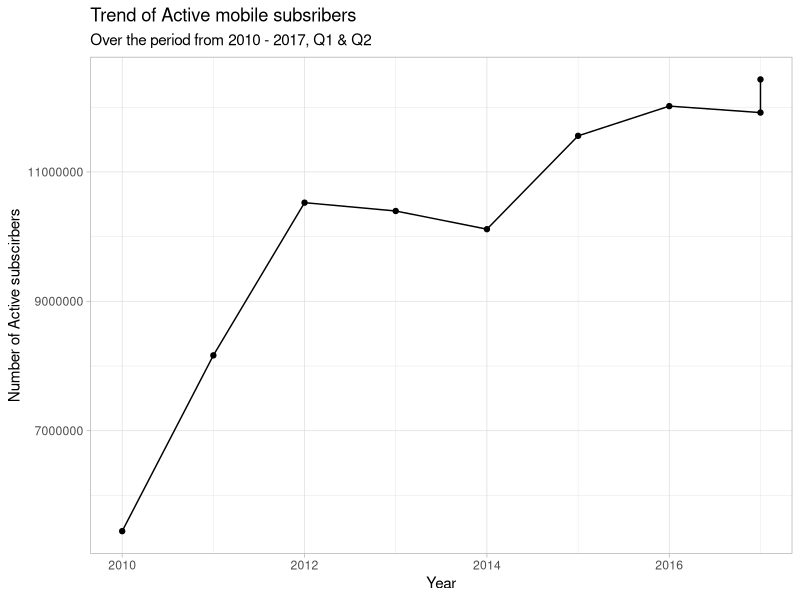
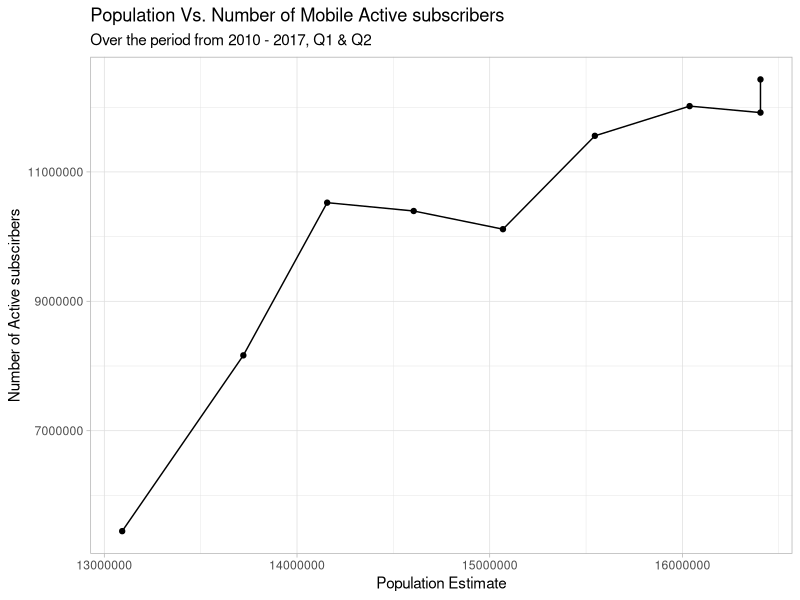
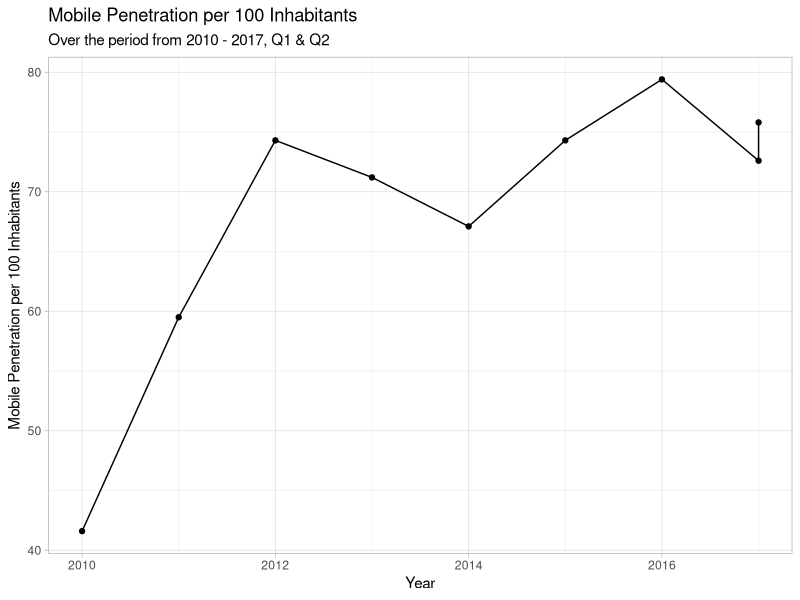
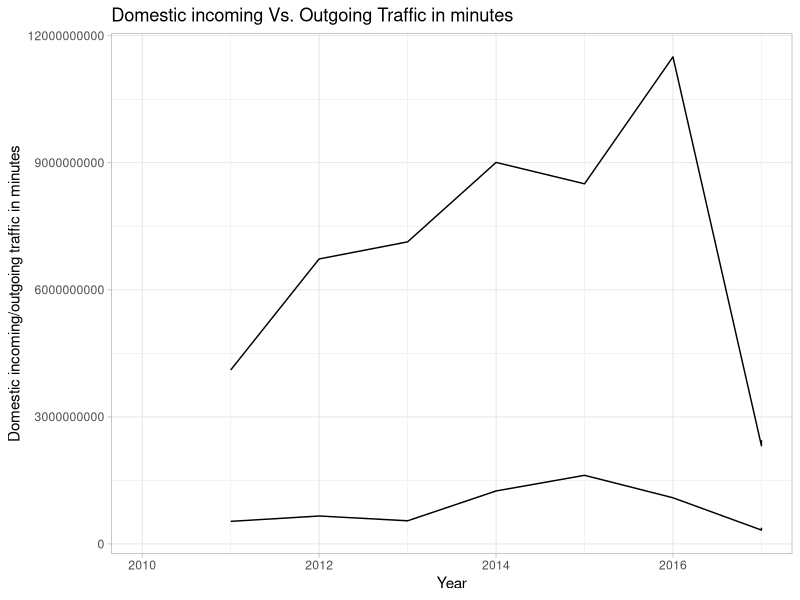
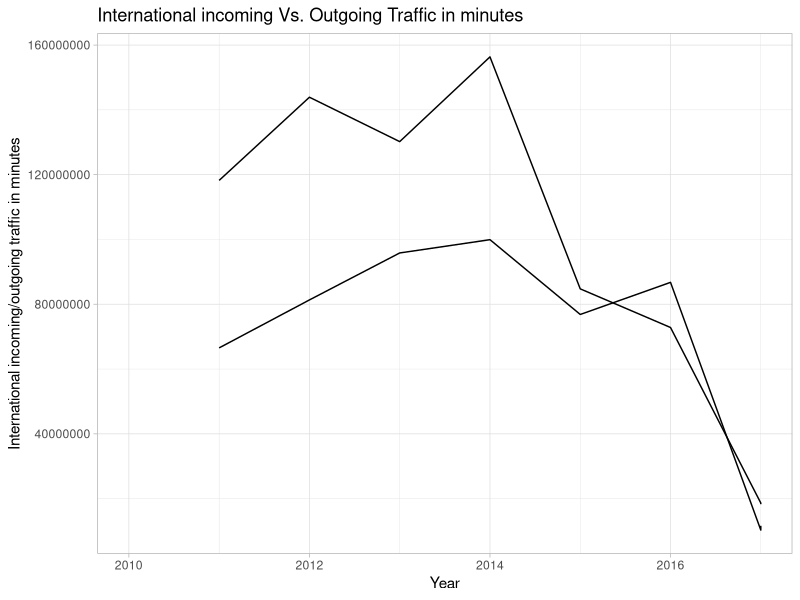
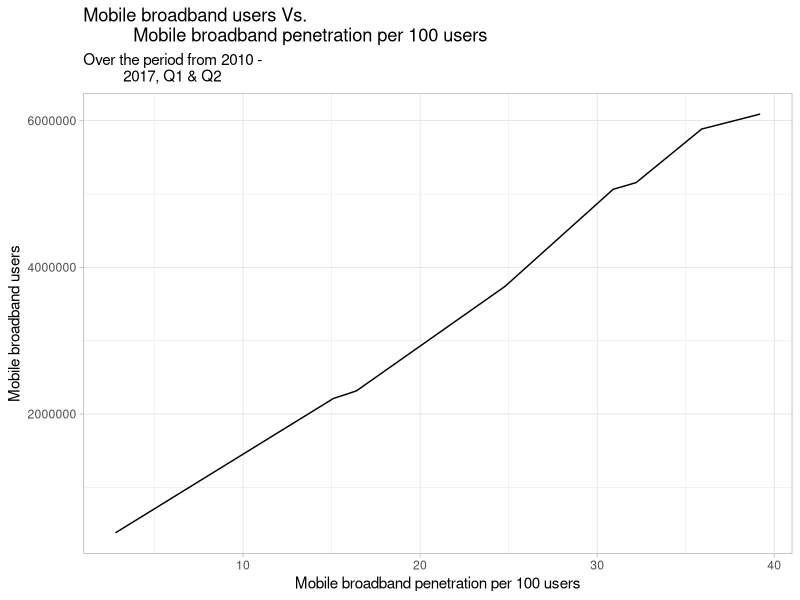
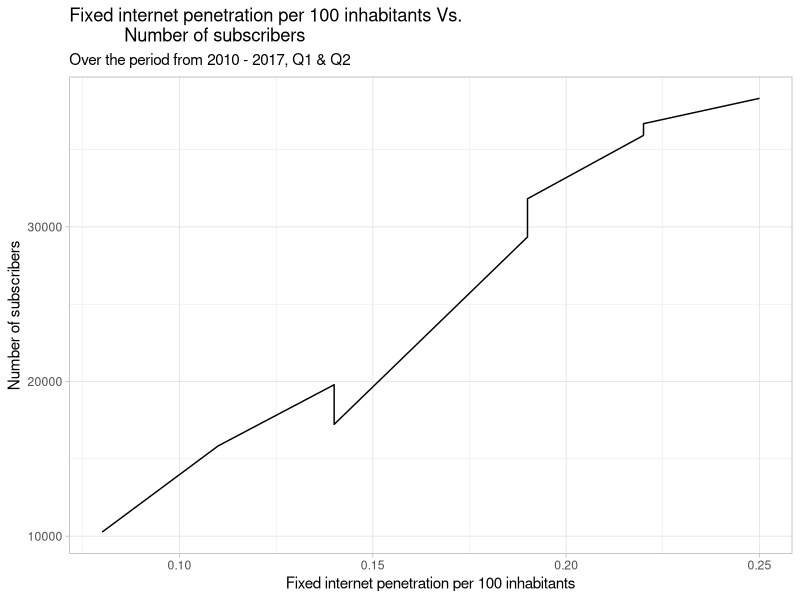
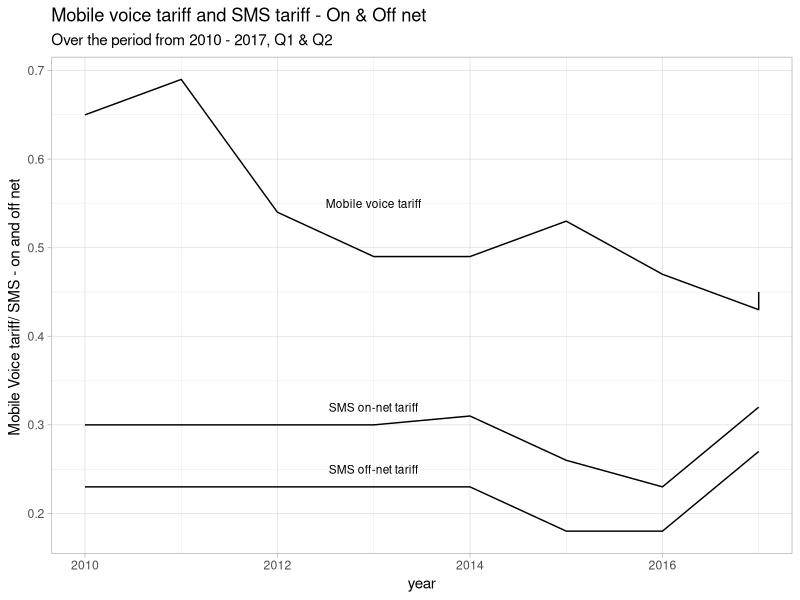

These figures' R source, in order:
## ---- chunk 1
knitr::opts_chunk$set(fig.height=3.5,fig.width=6,options(scipen=999), message = FALSE,warning = FALSE, tidy = TRUE) 
## ---- chunk 2
# the packages can be installed running the following command
# install.packges("ggplot2", "dplyr", "readr", "plotly")
library(ggplot2)
library(dplyr)
library(readr)
theme_set(theme_light())
## ---- chunk 3
operator_stats <- read_csv("operator_stats.csv")

isps <- read_csv("isps.csv")

network_coverage <- read_csv("network_coverage.csv")

operator_stats <- operator_stats %>% 
  as_tibble()
isps <- isps %>% 
  as_tibble()
network_coverage <- network_coverage %>% 
  as_tibble()
## ---- chunk 4
operator_stats %>% 
  
  ggplot() + 
  geom_line(
    mapping =aes(
      x = Year,
      y = Number_of_active_Subscribers)
    ) +
  geom_point(
    mapping =aes(
      x = Year,
      y = Number_of_active_Subscribers)
  ) +
  
  labs(
    x = "Year",
    y = "Number of Active subscirbers"
  )  + 
  ggtitle("Trend of Active mobile subsribers",
          
                  subtitle = "Over the period from 2010 - 2017, Q1 & Q2") 
## ---- chunk 5
operator_stats %>% 
  
  ggplot(aes(x = Population_CSO_Estimate, 
             y = Number_of_active_Subscribers)) +
  geom_line() +
  geom_point() + 
  theme(legend.title = element_text(size = 10)
    ) + 
  
  labs(
    x = "Population Estimate",
    y = "Number of Active subscirbers"
  ) +
  
  ggtitle("Population Vs. Number of Mobile Active subscribers",
          
          subtitle = "Over the period from 2010 - 2017, Q1 & Q2") 
## ---- chunk 6
per_change <- operator_stats %>% 
  
  select(Year,Population_CSO_Estimate,
         Number_of_active_Subscribers) %>% 
  
  mutate(Percentage_change_pop = (
    Population_CSO_Estimate - lag(Population_CSO_Estimate))/
      lag(Population_CSO_Estimate)*100,
    Percentage_change = (Number_of_active_Subscribers -lag(Number_of_active_Subscribers))/
      lag(Number_of_active_Subscribers) * 100)  

names(per_change) <- c("Year","Population",
                       "Active subscribers",
                       "% change pop.",
                       "% change") 

 knitr::kable(per_change, booktabs = TRUE, caption = 
                "Change in Population Vs. 
              change in the Active subscribers")
## ---- chunk 7
summary(operator_stats$Number_of_active_Subscribers)
## ---- chunk 8
operator_stats %>% 
  
  ggplot(aes(x = Year, y = Mobile_Penetration_100_Inhabitants)) +
  geom_point() +
  geom_line() +
  labs(
    x = "Year",
    y = "Mobile Penetration per 100 Inhabitants"
  ) +
  
  ggtitle("Mobile Penetration per 100 Inhabitants", 
          subtitle = "Over the period from 2010 - 2017, Q1 & Q2") 
## ---- chunk 9
operator_stats %>% 
  
ggplot() +
  geom_line(aes(
    x = Year,
    y = Traffic_domestic_Incoming_Minutes_MNO_PSTN )) +
  geom_line(aes(
    x = Year, 
    y = Traffic_domestic_Outgoing_Minutes_MNO_PSTN)
    ) +
  labs(
    x = "Year", 
    y = "Domestic incoming/outgoing traffic in minutes"
  ) + 
  ggtitle("Domestic incoming Vs. Outgoing Traffic in minutes") 
## ---- chunk 10
operator_stats %>% 
ggplot() +
  geom_line(aes(
    x = Year,
    y = Traffic_International_Incoming_Minutes_MNO_PSTN)) +
  geom_line(aes(
    x = Year, 
    y = Traffic_International_Outgoing_Minutes_MNO_PSTN)
    ) +
  labs(
    x = "Year",
    
    y = "International incoming/outgoing traffic in minutes"
  ) + 
  
  ggtitle("International incoming Vs. Outgoing Traffic in minutes") 
## ---- chunk 11
network_cover <-  network_coverage %>% 
  
  select(Year, 
         Airtel_Zambia, 
         MTN_Zambia,
         Zamtel
         ) 

knitr::kable(network_cover, booktabs = TRUE, 
             caption = "Percentage network coverage by operator"
             )  
## ---- chunk 12
summary(operator_stats$Mobile_Broadband_users)
## ---- chunk 13
operator_stats %>% 
  
  ggplot() +
  geom_line(aes(x = Mobile_Broadband_penetration_100_users,
                y = Mobile_Broadband_users)) +
  labs(
    x = "Mobile broadband penetration per 100 users", 
    y = "Mobile broadband users"
  ) + 
  
  ggtitle("Mobile broadband users Vs. 
          Mobile broadband penetration per 100 users",
          subtitle = "Over the period from 2010 - 
          2017, Q1 & Q2")
## ---- chunk 14
isps %>% 
  ggplot() +
  geom_line(aes(x = Fixed_internet_Penetration_per_100,
                y = Number_of_Subscribers)) +
  labs( 
    x = "Fixed internet penetration per 100 inhabitants",
    y = "Number of subscribers") +
  
   ggtitle("Fixed internet penetration per 100 inhabitants Vs.
           Number of subscribers",
           subtitle = "Over the period from 2010 - 2017, Q1 & Q2") 
## ---- chunk 15
operator_stats %>% 
  
  ggplot() + 
  
  geom_line(aes(x = Year,
                y = Voice_Tariff_Mobile)) +
  annotate("text",
           x= 2013,
           y=0.55,
           label="Mobile voice tariff",
           size = 3) +
  
  geom_line(aes(x = Year,
                y = SMS_on_net_Mobile)) +
  annotate("text",
           x= 2013,
           y=0.32,
           label="SMS on-net tariff",
           size = 3) +
  
  geom_line(aes(x = Year,
                y = SMS_off_net_Mobile)) +
  
  annotate("text",
           x= 2013,
           y=0.25,
           label="SMS off-net tariff",
           size = 3) +
  labs(
    x = "year",
    y = "Mobile Voice tariff/ SMS - on and off net "
  ) +
  
  ggtitle("Mobile voice tariff and SMS tariff - On & Off net",
          subtitle = "Over the period from 2010 - 2017, Q1 & Q2") 
## ---- chunk 16
operator_stats %>% 
  ggplot() +
  geom_line(aes(x = Year,
                y = Voice_on_net_peak_Mobile)) +
  annotate("text",x= 2013,
           y=1.18,
           label="Voice on net peak - Mobile",
           size = 3) +
  
  geom_line(aes(x = Year, 
                y = Voice_on_net_off_peak_Mobile)) +
  annotate("text",x= 2013,
           y= 0.9,
           label="Voice on net off peak - Mobile",
           size = 3) +
  
  geom_line(aes(x = Year,
                y = Voice_off_net_peak_Mobile)) +
  annotate("text",x= 2013,
           y= 1.4,
           label="Voice off net peak - Mobile",
           size = 3) +
  
  geom_line(aes(x = Year, 
                y = Voice_off_net_off_peak_Mobile)) +
  annotate("text",x= 2013,
           y=1.22,
           label="Voice off net off peak - Mobile",
           size = 3) +
  
  labs(
    x = "Year",
    y = "Voice cost (Kwacha) per min"
  ) +
  
  ggtitle("Voice cost in Kwachas per minute on mobile") 
